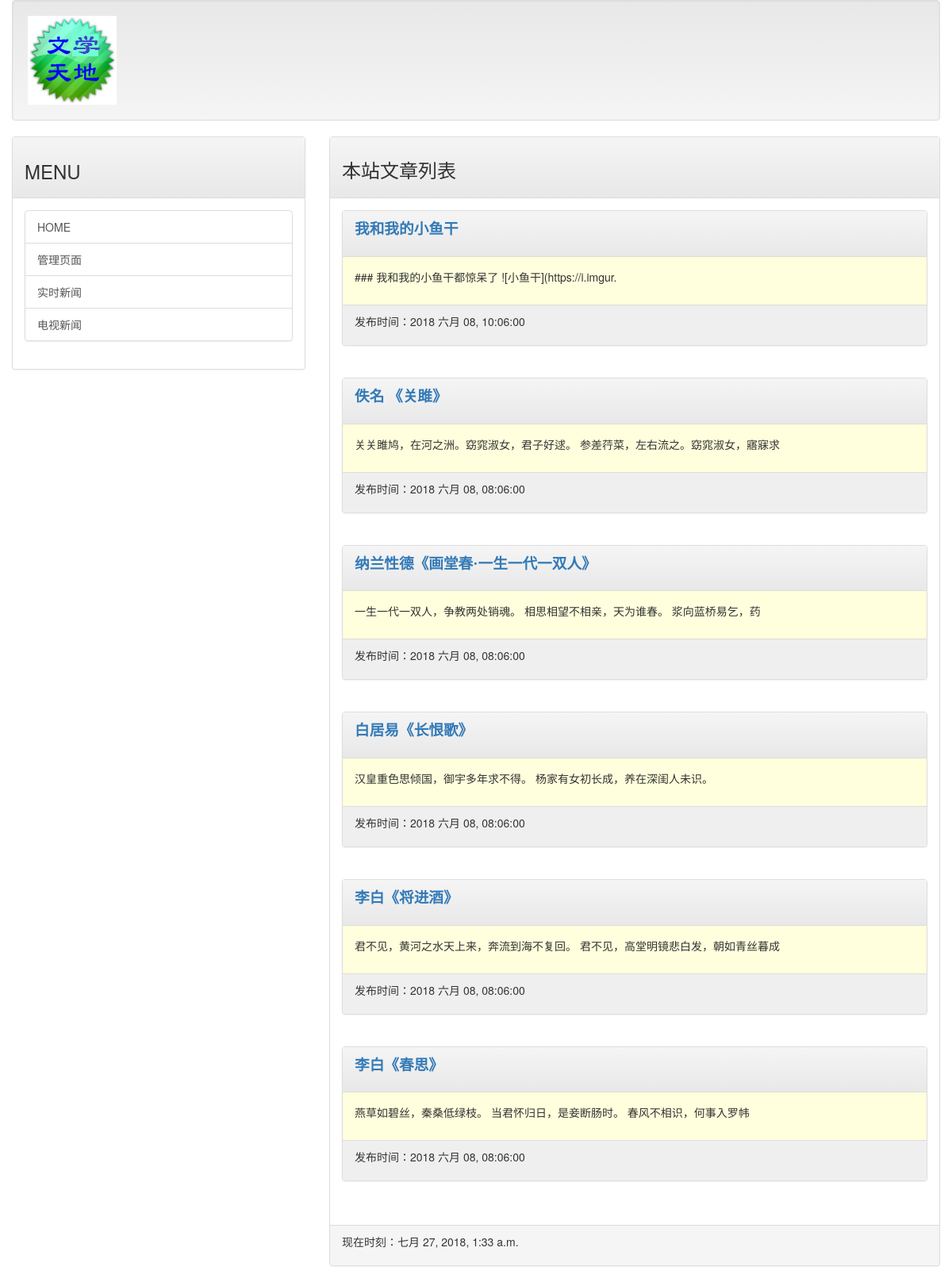
The page / on the database its author committed.
### mainsite/models.py (models this page shows, shortened)
class Post(models.Model):
    title = models.CharField(max_length=200)
    slug = models.CharField(max_length=200)
    body = models.TextField()
    pub_date = models.DateTimeField(default=timezone.now)
    class Meta:
        ordering = ('-pub_date',)   #'ordering' must be a tuple or list

### mainsite/views.py (the view)
# urls.py: path('', homepage),
def homepage(request):
    template = get_template('index.html')
    posts = Post.objects.all()
    now = datetime.now()
    html = template.render(locals())
    return HttpResponse(html)

### templates/index.html (shortened to what this page needs)
{% extends 'base.html' %}
{% block headmessage %}
    <h3 style='font-family:楷体;'>本站文章列表</a>
{% endblock %}
{% block content %}
    {% for post in posts %}
        <div class='panel panel-default'>
            <div class='panel-heading'>
                <p style='font-family:微软雅黑;font-size:14pt;font-weight:bold;'>
                    <a href='/post/{{post.slug}}'>{{ post.title }}</a>
                </p>
            </div>
            <div class='panel-body' style='background-color:#ffffdd'>
                <p>
                   {{ post.body | truncatechars:40 }}
                </p>
            </div>
            <div class='panel-footer'  style='background-color:#efefef'>
                <p>
                    发布时间：{{ post.pub_date | date:"Y M d, h:m:s"}}
                </p>
            </div>
        </div>
        <br>
    {% endfor %}
{% endblock %}

### templates/base.html (shortened to what this page needs)
<!DOCTYPE html>
{% load staticfiles %}
<html>
<head>
<link rel="stylesheet" href="https://maxcdn.bootstrapcdn.com/bootstrap/3.3.6/css/bootstrap.min.css">
<link rel="stylesheet" href="https://maxcdn.bootstrapcdn.com/bootstrap/3.3.6/css/bootstrap-theme.min.css">
</head>
<body>
    <div class='container-fluid'>
        {% include 'header.html' %}
        <div class='row'>
            <div class='col-sm-4 col-md-4'>
                <div class='panel panel-default'>
                    <div class='panel-heading'>
                        <h3>
                            MENU
                        </h3>
                    </div>
                    <div class='panel-body'>
                        <div class='list-group'>
                            <a href='/' class='list-group-item'>HOME</a>
                            <a href='/admin' class='list-group-item'>管理页面 </a>
                            <a href='http://news.sina.com.cn/' class='list-group-item'>实时新闻</a>
                            <a href='https://www.youtube.com/' class='list-group-item'>电视新闻</a>
                        </div>
                    </div>
                </div>
            </div>
            <div class='col-sm-8 col-md-8'>
                <div class='panel panel-default'>
                    <div class='panel-heading'>
                        {% block headmessage %} {% endblock %}
                    </div>
                    <div class='panel-body'>
                        {% block content %} {% endblock %}
                    </div>
                    <div class='panel-footer'>
                        {% include 'footer.html' %}
                    </div>
                </div>
            </div>
        </div>
    </div>
</body>
</html>

### templates/header.html
{% load staticfiles %}
<div class='well'>
    <img src="{% static "images/logo.png" %}">
</div>

### templates/footer.html
{% block footer %}
    {% if now %}
    <p>现在时刻：{{ now }}</p>
    {% else %}
    <p>本文内容取自网络，如有侵权请来信通知下架...</p>
    {% endif %}
{% endblock %}

### rows shown on the page
Post: title "我和我的小鱼干", body "### 我和我的小鱼干都惊呆了 ![小鱼干](https://i.imgur.", pub_date "2018 六月 08, 10:06:00"
Post: title "佚名 《关雎》", body "关关雎鸠，在河之洲。窈窕淑女，君子好逑。 参差荇菜，左右流之。窈窕淑女，寤寐求", pub_date "2018 六月 08, 08:06:00"
Post: title "纳兰性德《画堂春·一生一代一双人》", body "一生一代一双人，争教两处销魂。 相思相望不相亲，天为谁春。 浆向蓝桥易乞，药", pub_date "2018 六月 08, 08:06:00"
Post: title "白居易《长恨歌》", body "汉皇重色思倾国，御宇多年求不得。 杨家有女初长成，养在深闺人未识。", pub_date "2018 六月 08, 08:06:00"
Post: title "李白《将进酒》", body "君不见，黄河之水天上来，奔流到海不复回。 君不见，高堂明镜悲白发，朝如青丝暮成", pub_date "2018 六月 08, 08:06:00"
Post: title "李白《春思》", body "燕草如碧丝，秦桑低绿枝。 当君怀归日，是妾断肠时。 春风不相识，何事入罗帏", pub_date "2018 六月 08, 08:06:00"
